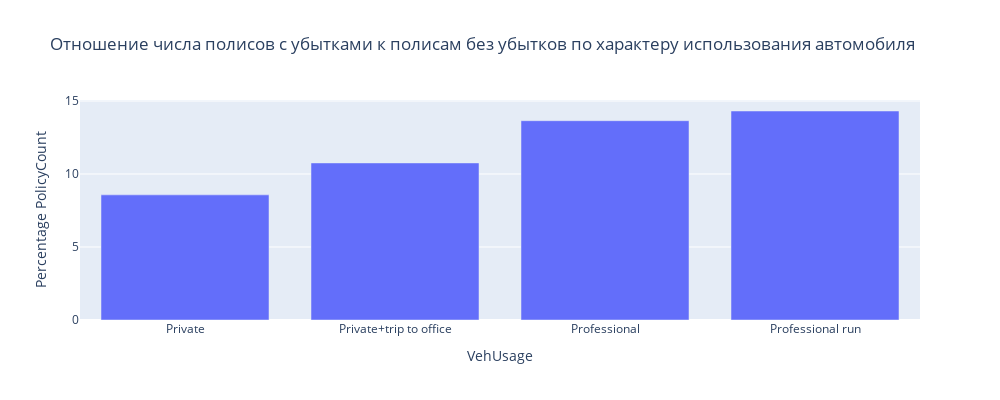

Notebook source saved alongside this figure:
### Markdown cell above
Видим что наиболее часто клиенты используют авто для личных поездок и для поездок до работы.

### Code cell
fig = go.Figure(data=go.Bar(name='No Claims', x=df_group_veh_usage.VehUsage, y=df_group_veh_usage.ClaimCount * 100 / df_group_veh_usage.NoClaimCount))
fig.update_layout(xaxis_title='VehUsage', yaxis_title='Percentage PolicyCount',title='Отношение числа полисов с убытками к полисам без убытков\nпо характеру использования автомобиля', width=1000, height=400)
fig.show()

### Figure 1 — Plotly figure (JSON) as saved in the notebook; plotly's stock layout.template omitted (floating-point values rounded to 4 significant figures)
{"data": [{"name": "No Claims", "type": "bar", "x": ["Private", "Private+trip to office", "Professional", "Professional run"], "y": [8.571, 10.76, 13.65, 14.32]}], "layout": {"height": 400, "title": {"text": "Отношение числа полисов с убытками к полисам без убытков\nпо характеру использования автомобиля"}, "width": 1000, "xaxis": {"title": {"text": "VehUsage"}}, "yaxis": {"title": {"text": "Percentage PolicyCount"}}}}
